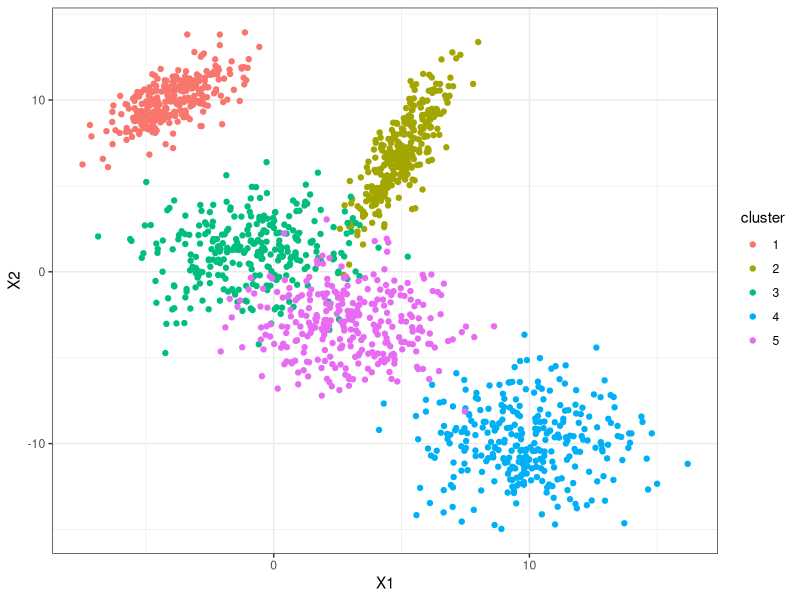

Source code (R): (Note: this script raises an error after producing the figure.)
## ---- chunk 1
library(knitr)
opts_chunk$set(message = FALSE, warning = FALSE)
options(width = 100, dplyr.width = 100)
library(methods)
library(ggplot2)
theme_set(theme_bw())
## ---- chunk 2
mykmeans <- function (data, k, centers = NULL, stop_crit = 10e-3, seed = 1001)
{

  # Initializations
  set.seed(seed)
  # Assigning the initial centroids. Random value will be used
  # if no values were specified
  if(is.null(centers)) centers = sample.int(nrow(data), k)
  centroid <- data[centers, ]
  # Keep a history of the centroid values for visualization purpose
  cen_hist = data.frame(centroid)
  # Randomly assign clusters to each observations
  cluster <- c(sample.int(k, nrow(data), replace = TRUE))
  # Keep a histpry of the data frame that includes assigned clusters
  # for visualization purpose
  data_hist <- data.frame(data,cluster)
  # Within group Sum of squares
  withinss = c()
  # size of each cluster
  size = c()
  # Does it converge?
  conver <- F
  # distance between old and updated centroids
  # Set it as arbitarily large
  dist_crit = 10e5
  # Number of iteration
  iter = 1
  
  while (conver == FALSE)
  {
    old_centroid = centroid
    
    # assign to cluster that has the closest centroid to a specific data point
    for (i in 1 : nrow(data))
    {
      dist = apply(centroid, 1, function(x) sum((x - data[i,])^2))
      cluster[i] = which.min(dist)
    }
    
    # Update the centroid mean
    for (j in 1 : k)
    {
      centroid[j, ] = apply(data[cluster == j, ], 2, mean)
    }
    
    ## Keep the history of the centroid and data + cluster
    cen_hist = rbind(cen_hist, data.frame(centroid))
    data_hist = rbind(data_hist, data.frame(data,cluster))
    
    # Is the stopping criteria met?
    dist_crit = mean((old_centroid - centroid)^2)
    if (dist_crit <= stop_crit) conver = TRUE
    
    # Update iteration
    iter = iter + 1
  }
  
  #### Sum of squares calculations#####
  for (m in 1 : k)
  {
    withinss[m] = sum((apply(data[cluster == m, ],1, 
                             function(x) x - apply(data[cluster == m, ],2,mean)))^2)
    size [m] = sum(cluster == m)
  }
  
  totss = sum(apply(data, 1, function(x) sum((x - apply(data,2,mean))^2)))
  tot.withinss = sum(withinss)
  
  return(list(data = data.frame(data,cluster),
              cluster = cluster,
              centroid = centroid,
              totss = totss,
              withinss = withinss,
              tot.withinss = tot.withinss,
              betweenss = totss - tot.withinss,
              size = size,
              cen_hist = cen_hist,
              data_hist = data_hist,
              iterations = iter))
}

## ---- chunk 3
require(MASS)
require(ggplot2)
set.seed(1234)
set1=mvrnorm(n = 300, c(-4,10), matrix(c(1.5,1,1,1.5),2))
set2=mvrnorm(n = 300, c(5,7), matrix(c(1,2,2,6),2))
set3=mvrnorm(n = 300, c(-1,1), matrix(c(4,0,0,4),2))
set4=mvrnorm(n = 300, c(10,-10), matrix(c(4,0,0,4),2))
set5=mvrnorm(n = 300, c(3,-3), matrix(c(4,0,0,4),2))
DF=data.frame(rbind(set1,set2,set3,set4,set5),cluster=as.factor(c(rep(1:5,each=300))))
ggplot(DF,aes(x=X1,y=X2,color=cluster))+geom_point()
## ---- chunk 4
k = 5
res=mykmeans(DF[1:2],k=k)
res$centroid$cluster=1:k
res$data$isCentroid=F
res$centroid$isCentroid=T
data_plot2=rbind(res$centroid,res$data)

ggplot(data_plot2,aes(x=X1,y=X2,color=as.factor(cluster),
                           size=isCentroid,alpha=isCentroid)) +
  geom_point()
## ---- chunk 5
res$cen_hist$cluster=rep(1:k, res$iterations)
res$data_hist$isCentroid=F
res$cen_hist$isCentroid=T
res$data_hist$iterations = rep(1:res$iterations, each = nrow(DF))
res$cen_hist$iterations = rep(1:res$iterations, each = k)
data_plot=rbind(res$cen_hist,res$data_hist)

p <- ggplot(data_plot,aes(x=X1,y=X2,color=as.factor(cluster),size=isCentroid,alpha=isCentroid, frame = iterations)) +
  geom_point()

library(gganimate)
gganimate(p)
## ---- chunk 6
kmeanplus <- function(data, k, ...)
{
  n = nrow(data)
  
  # Place holder
  centroids <- rep(NA, k)
  dist <- matrix(nrow = n, ncol = k-1)
  
  # Initialize probability = 1 for all data points
  probs = rep(1, n)
  
  for (i in 1: (k-1))
  {
    # The s_k
    centroids[i] = sample.int(n, 1, prob = probs)
    # The D_i^2
    dist[,i] = (apply(data, 1, function(x) sum((x- data[centroids[i], ])^2)))
    # Not counting the exact probabily here. All we care is the relative weight.
    probs = apply(dist, 1, function(y) y[which.min(y)])
  }
  centroids[k] = sample.int(n, 1, prob = probs)
  
  res <- mykmeans(data = data, centers = centroids,  k = k, ...)
  return(res)
}
## ---- chunk 7
res <-  kmeanplus(DF[1:2], k = 5)
## ---- chunk 8
res$cen_hist$cluster=rep(1:k, res$iterations)
res$data_hist$isCentroid=F
res$cen_hist$isCentroid=T
res$data_hist$iterations = rep(1:res$iterations, each = nrow(DF))
res$cen_hist$iterations = rep(1:res$iterations, each = k)
data_plot=rbind(res$cen_hist,res$data_hist)

p <- ggplot(data_plot,aes(x=X1,y=X2,color=as.factor(cluster),size=isCentroid,alpha=isCentroid, frame = iterations)) +
  geom_point()

gganimate(p)
## ---- chunk 9
set.seed(1001)

# Compute and plot wss for k = 3 to k = 7
k.values <-3:7

wss = c()

for (k in k.values)
{
  wss = c(wss, kmeanplus(DF[1:2], k = k)$tot.withinss)
}

plot(k.values, wss,
       type="b", pch = 19, frame = FALSE, 
       xlab="Number of clusters K",
       ylab="Total within-clusters sum of squares",
       col = "dodgerblue")
